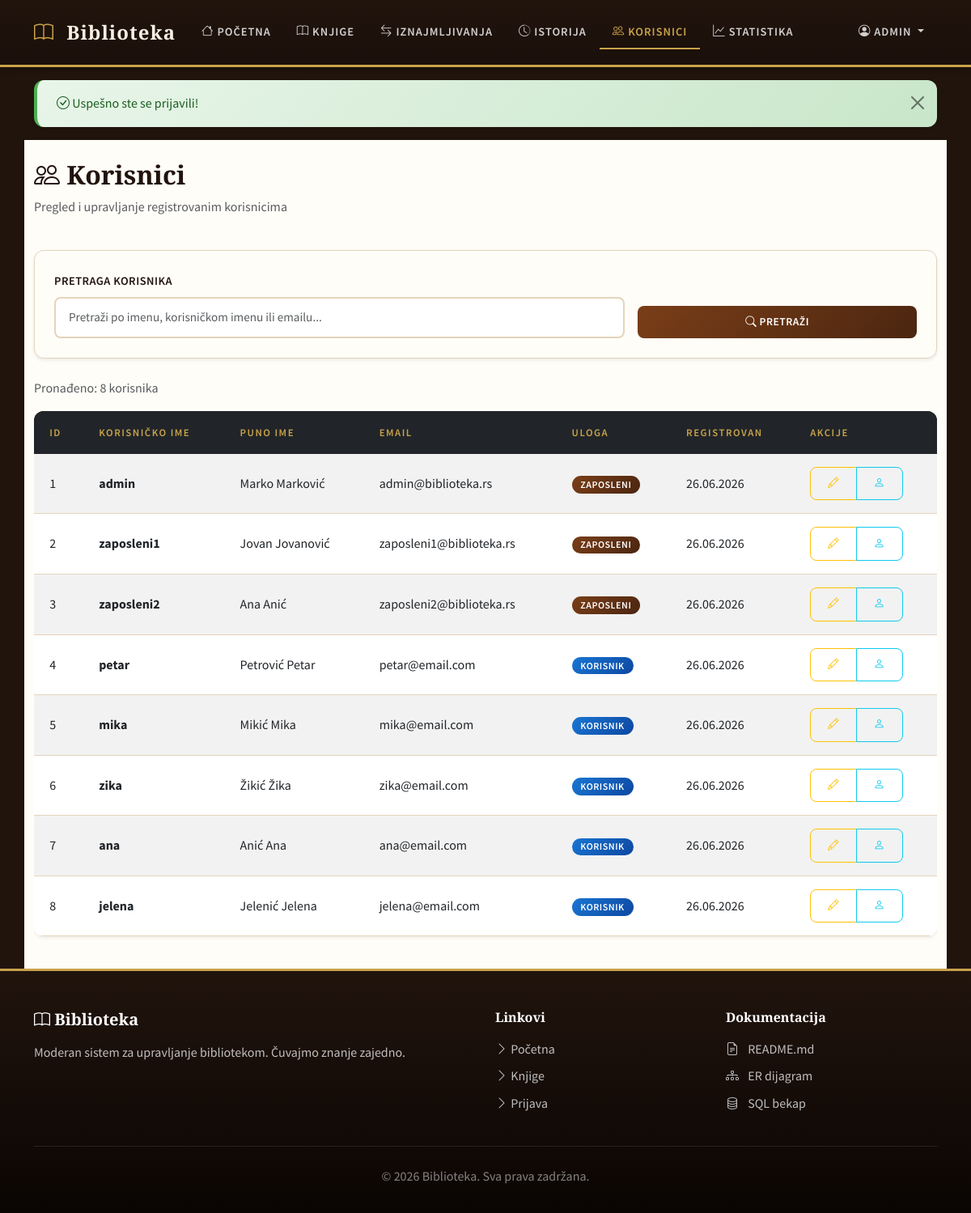
The app's page /index.php?page=users (signed in) with its own data.
### tables this page shows
CREATE TABLE `users` (
    `id` INT UNSIGNED NOT NULL AUTO_INCREMENT,
    `username` VARCHAR(50) NOT NULL,
    `password` VARCHAR(255) NOT NULL,
    `email` VARCHAR(100) NOT NULL,
    `full_name` VARCHAR(100) NOT NULL,
    `role` ENUM('user', 'employee') NOT NULL DEFAULT 'user',
    `created_at` TIMESTAMP NOT NULL DEFAULT CURRENT_TIMESTAMP,
    PRIMARY KEY (`id`),
    UNIQUE KEY `uk_username` (`username`),
    UNIQUE KEY `uk_email` (`email`)
);

### controllers/BaseController.php (called while the page is built)
<?php
class BaseController {
    protected $viewBasePath;
    public function __construct($viewBasePath) {
        $this->viewBasePath = rtrim($viewBasePath, '/');
    }
    protected function render($viewPath) {
        require $this->viewBasePath . '/' . ltrim($viewPath, '/');
    }
}

### controllers/UserController.php (called while the page is built, shortened)
<?php
class UserController extends BaseController {
    public function index() {
        $this->render('users/index.php');
    }
}

### index.php (called while the page is built, shortened)
<?php
require_once __DIR__ . '/config/database.php';
require_once __DIR__ . '/helpers/functions.php';
require_once __DIR__ . '/models/User.php';
require_once __DIR__ . '/controllers/BaseController.php';
require_once __DIR__ . '/controllers/UserController.php';
$page = $_GET['page'] ?? 'home';
require_once __DIR__ . '/views/layouts/header.php';
$viewBasePath = __DIR__ . '/views';
$routes = [
    'home' => [new PageController($viewBasePath), 'home'],
    'login' => [new PageController($viewBasePath), 'login'],
    'register' => [new PageController($viewBasePath), 'register'],
    'logout' => [new PageController($viewBasePath), 'logout'],
    'books' => [new BookController($viewBasePath), 'index'],
    'book_show' => [new BookController($viewBasePath), 'show'],
    'book_create' => [new BookController($viewBasePath), 'create'],
    'book_edit' => [new BookController($viewBasePath), 'edit'],
    'book_delete' => [new BookController($viewBasePath), 'delete'],
    'rentals' => [new RentalController($viewBasePath), 'index'],
    'rental_create' => [new RentalController($viewBasePath), 'create'],
    'rental_return' => [new RentalController($viewBasePath), 'returnBook'],
    'rental_history' => [new RentalController($viewBasePath), 'history'],
    'users' => [new UserController($viewBasePath), 'index'],
    'user_profile' => [new UserController($viewBasePath), 'profile'],
    'user_edit' => [new UserController($viewBasePath), 'edit'],
    'user_delete' => [new UserController($viewBasePath), 'delete'],
    'statistics' => [new StatisticsController($viewBasePath), 'index'],
];
$route = $routes[$page] ?? [new PageController($viewBasePath), 'notFound'];
call_user_func($route);
require_once __DIR__ . '/views/layouts/footer.php';
?>

### helpers/functions.php (called while the page is built, shortened)
<?php
function e($string) {
    return htmlspecialchars($string, ENT_QUOTES, 'UTF-8');
}
function formatDate($date) {
    return date('d.m.Y', strtotime($date));
}

### config/database.php (called while the page is built, shortened)
<?php
class Database {
    private static $instance = null;
    private $connection;
    private function __construct() {
        try {
            $dsn = "mysql:host=" . DB_HOST . ";port=" . DB_PORT . ";dbname=" . DB_NAME . ";charset=utf8mb4";
            $this->connection = new PDO($dsn, DB_USER, DB_PASS, [
                PDO::ATTR_ERRMODE => PDO::ERRMODE_EXCEPTION,
                PDO::ATTR_DEFAULT_FETCH_MODE => PDO::FETCH_ASSOC,
                PDO::ATTR_EMULATE_PREPARES => false
            ]);
        } catch (PDOException $e) {
            error_log('Greška pri konekciji sa bazom: ' . $e->getMessage());
            die('Konekcija sa bazom trenutno nije dostupna. Proverite podešavanja u config/database.php.');
        }
    }
    public static function getInstance() {
        if (self::$instance === null) {
            self::$instance = new self();
        }
        return self::$instance;
    }
    public function getConnection() {
        return $this->connection;
    }
}
function getDB() {
    return Database::getInstance()->getConnection();
}

### models/User.php (called while the page is built, shortened)
<?php
class User {
    private $db;
    public function __construct() {
        $this->db = getDB();
    }
    public function getAll($search = null) {
        $sql = "SELECT id, username, email, full_name, role, created_at FROM users";
        $params = [];
        $sql .= " ORDER BY created_at DESC";
        $stmt = $this->db->prepare($sql);
        $stmt->execute($params);
        return $stmt->fetchAll();
    }
}

### views/users/index.php (the view, shortened to what this page needs)
<?php
$userModel = new User();
$pretraga = $_GET['search'] ?? '';
$korisnici = $userModel->getAll($pretraga);
?>
<div class="row mb-4">
    <div class="col-md-8">
        <h2><i class="bi bi-people"></i> Korisnici</h2>
        <p class="text-muted">Pregled i upravljanje registrovanim korisnicima</p>
    </div>
</div>
<div class="card mb-4">
    <div class="card-body">
        <form method="GET" action="/index.php">
            <div class="row g-3">
                <div class="col-md-8">
                    <label for="search" class="form-label">Pretraga korisnika</label>
                    <input type="text" class="form-control" id="search" name="search"
                           placeholder="Pretraži po imenu, korisničkom imenu ili emailu..."
                           value="<?= e($pretraga) ?>">
                </div>
                <div class="col-md-4 d-flex align-items-end">
                    <button type="submit" class="btn btn-primary w-100">
                        <i class="bi bi-search"></i> Pretraži
                    </button>
                </div>
            </div>
        </form>
    </div>
</div>
<div class="mb-3">
    <span class="text-muted">Pronađeno: <?= count($korisnici) ?> korisnika</span>
</div>
<?php if (empty($korisnici)): ?>
    <div class="alert alert-info">
        <i class="bi bi-info-circle"></i> Nema korisnika za zadate kriterijume.
    </div>
<?php else: ?>
    <div class="table-responsive">
        <table class="table table-striped table-hover">
            <thead class="table-dark">
                <tr>
                    <th>ID</th>
                    <th>Korisničko ime</th>
                    <th>Puno ime</th>
                    <th>Email</th>
                    <th>Uloga</th>
                    <th>Registrovan</th>
                    <th>Akcije</th>
                </tr>
            </thead>
            <tbody>
                <?php foreach ($korisnici as $korisnik): ?>
                    <tr>
                        <td><?= $korisnik['id'] ?></td>
                        <td>
                            <strong><?= e($korisnik['username']) ?></strong>
                        </td>
                        <td><?= e($korisnik['full_name']) ?></td>
                        <td><?= e($korisnik['email']) ?></td>
                        <td>
                            <?php
                            $ulogaKlase = [
                                'employee' => 'bg-primary',
                                'user' => 'bg-info'
                            ];
                            $ulogaTekstovi = [
                                'employee' => 'Zaposleni',
                                'user' => 'Korisnik'
                            ];
                            $klasa = $ulogaKlase[$korisnik['role']] ?? 'bg-secondary';
                            $tekst = $ulogaTekstovi[$korisnik['role']] ?? $korisnik['role'];
                            ?>
                            <span class="badge <?= $klasa ?>"><?= $tekst ?></span>
                        </td>
                        <td><?= formatDate($korisnik['created_at']) ?></td>
                        <td>
                            <div class="btn-group btn-group-sm">
                                <a href="/index.php?page=user_edit&id=<?= $korisnik['id'] ?>"
                                   class="btn btn-outline-warning" title="Izmeni">
                                    <i class="bi bi-pencil"></i>
                                </a>
                                <a href="/index.php?page=user_profile&id=<?= $korisnik['id'] ?>"
                                   class="btn btn-outline-info" title="Profil">
                                    <i class="bi bi-person"></i>
                                </a>
                            </div>
                        </td>
                    </tr>
                <?php endforeach; ?>
            </tbody>
        </table>
    </div>
<?php endif; ?>

### css/style.css (style rules this page uses)
:root { --primary: #7A3E18; --primary-dark: #4B2610; --primary-light: #A9632D; --secondary: #21140D; --accent: #B58A54; --gold: #C9A24A; --cream: #F7F0E3; --paper: #FFFDF8; --dark: #17110C; --text: #312820; --text-light: #6B6258; --border: #E4D4BC; --success: #2E7D32; --danger: #C62828; --warning: #E65100; --info: #0D47A1; --shadow-sm: 0 2px 4px rgba(0,0,0,0.08); --shadow: 0 4px 12px rgba(0,0,0,0.12); --shadow-lg: 0 8px 24px rgba(0,0,0,0.16); --radius: 8px; --radius-lg: 12px; --transition: all 0.3s ease; }
body { font-family: 'Source Sans Pro', -apple-system, sans-serif; background: var(--secondary); color: var(--text); min-height: 100vh; display: flex; flex-direction: column; line-height: 1.6; margin: 0; padding: 0; -webkit-font-smoothing: antialiased; }
* { box-sizing: border-box; }
h1, h2, h3, h4, h5, h6 { font-family: 'Playfair Display', Georgia, serif; color: var(--secondary); font-weight: 600; }
.card { border: none; border-radius: var(--radius-lg); box-shadow: var(--shadow-sm); transition: var(--transition); overflow: hidden; background: var(--paper); border: 1px solid var(--border); }
.card-body { padding: 1.5rem; }
.table { background: white; border-radius: var(--radius-lg); overflow: hidden; box-shadow: var(--shadow-sm); }
.table thead { background: linear-gradient(180deg, var(--secondary) 0%, var(--dark) 100%); }
.table thead th { color: var(--gold); font-weight: 600; text-transform: uppercase; font-size: 0.8rem; letter-spacing: 1.5px; padding: 1rem 1.2rem; border: none; }
.table tbody tr { transition: var(--transition); border-bottom: 1px solid var(--border); }
.table tbody td { padding: 1rem 1.2rem; vertical-align: middle; }
.btn { font-weight: 600; border-radius: var(--radius); transition: var(--transition); padding: 0.6rem 1.3rem; letter-spacing: 0.5px; text-transform: uppercase; font-size: 0.85rem; }
.btn-primary { background: linear-gradient(135deg, var(--primary) 0%, var(--primary-dark) 100%); border: none; color: white; }
.form-control, .form-select { border: 2px solid var(--border); border-radius: var(--radius); padding: 0.75rem 1rem; font-size: 0.95rem; transition: var(--transition); background: white; }
.form-label { font-weight: 600; color: var(--secondary); margin-bottom: 0.5rem; font-size: 0.9rem; text-transform: uppercase; letter-spacing: 0.5px; }
.badge { font-weight: 600; padding: 0.4em 0.9em; border-radius: 20px; font-size: 0.75rem; letter-spacing: 0.5px; text-transform: uppercase; }
.badge.bg-primary { background: linear-gradient(135deg, var(--primary) 0%, var(--primary-dark) 100%) !important; }
.badge.bg-info { background: linear-gradient(135deg, #1976D2 0%, #0D47A1 100%) !important; }
.card, .stat-card { animation: fadeIn 0.4s ease; }
a { color: var(--primary); transition: var(--transition); }

### records on screen
users: id "1", username "admin", full_name "Marko Marković", email "admin@biblioteka.rs", role "ZAPOSLENI", created_at "26.06.2026"
users: id "2", username "zaposleni1", full_name "Jovan Jovanović", email "zaposleni1@biblioteka.rs", role "ZAPOSLENI", created_at "26.06.2026"
users: id "3", username "zaposleni2", full_name "Ana Anić", email "zaposleni2@biblioteka.rs", role "ZAPOSLENI", created_at "26.06.2026"
users: id "4", username "petar", full_name "Petrović Petar", email "petar@email.com", role "KORISNIK", created_at "26.06.2026"
users: id "5", username "mika", full_name "Mikić Mika", email "mika@email.com", role "KORISNIK", created_at "26.06.2026"
users: id "6", username "zika", full_name "Žikić Žika", email "zika@email.com", role "KORISNIK", created_at "26.06.2026"
users: id "7", username "ana", full_name "Anić Ana", email "ana@email.com", role "KORISNIK", created_at "26.06.2026"
users: id "8", username "jelena", full_name "Jelenić Jelena", email "jelena@email.com", role "KORISNIK", created_at "26.06.2026"

### other values on screen
$_SESSION['username'] "ADMIN"
$success "Uspešno ste se prijavili!"
count($korisnici) "8"
